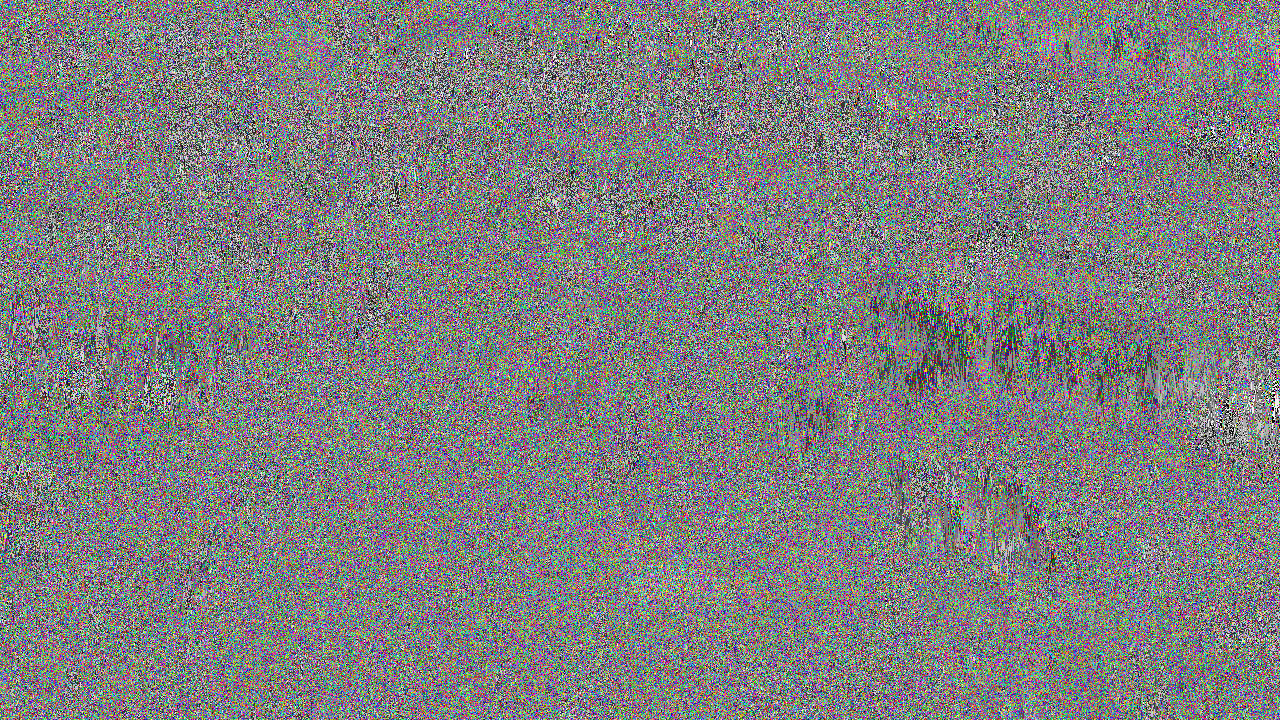
#> input picture encrypted.png, 1280 x 720 px
$ python en_rbf.py
#> lines starting #> are read from the running program, lines starting #| are printed output that depends on the picture; after the words box and inside, x2 and y2 are one past the last pixel; in counts of white or black regions, pixels touching at a corner belong together
#> the answer given: encrypted.png
### KeyUtils.py
# KeyUtils.py
import random
import json

def generate_key(bits=128):
    """Generate a random binary string of given length."""
    return ''.join(random.choice('01') for _ in range(bits))

def reduce_key(key, drop_every=4):
    """Reduce key by dropping every drop_every-th bit (deterministic)."""
    return ''.join([bit for i, bit in enumerate(key) if (i+1) % drop_every != 0])

def update_key(K1, K2):
    """Simple deterministic update (used in encryption rounds)."""
    # Left circular shift by 1
    K1 = K1[1:] + K1[0]
    K2 = K2[1:] + K2[0]

    # XOR first half with second half (produces new first half)
    half = len(K1) // 2
    K1 = ''.join(['0' if K1[i] == K1[i + half] else '1' for i in range(half)]) + K1[half:]
    half = len(K2) // 2
    K2 = ''.join(['0' if K2[i] == K2[i + half] else '1' for i in range(half)]) + K2[half:]

    # Flip last bit
    K1 = K1[:-1] + ('0' if K1[-1] == '1' else '1')
    K2 = K2[:-1] + ('0' if K2[-1] == '1' else '1')

    return K1, K2

def get_bits(key, start, n):
    """Return n bits from key starting at start (wrap-around)."""
    L = len(key)
    bits = [key[(start + i) % L] for i in range(n)]
    return ''.join(bits)

def write_keys(filename, round_keys, final_keys):
    """
    Save keys. Format (JSON):
    { "rounds": N,
      "round_keys": [{"K1": "...","K2":"..."}, ...],   # keys used in each round (before update)
      "final_keys": {"K1":"...","K2":"..."}            # keys used for bitplane/frame ops
    }
    """
    data = {
        "rounds": len(round_keys),
        "round_keys": [{"K1": r[0], "K2": r[1]} for r in round_keys],
        "final_keys": {"K1": final_keys[0], "K2": final_keys[1]}
    }
    with open(filename, "w") as f:
        json.dump(data, f)

# [8 lines left out: function read_keys, not called in this run]

### en_rbf.py
# en_rbf.py
from PIL import Image
import numpy as np
import KeyUtils

# ---------- Helpers ----------
def decompose_bitplanes(img):
    """Split RGB image into 24 bitplanes (8 per channel). Order: R(0..7), G(0..7), B(0..7)."""
    arr = np.array(img)
    planes = []
    for c in range(3):  # 0=R,1=G,2=B
        channel = arr[:, :, c]
        for bit in range(8):
            plane = ((channel >> bit) & 1).astype(np.uint8)
            planes.append(plane)
    return planes

def recompose_bitplanes(planes):
    """Rebuild RGB image from 24 bitplanes (same order as decompose)."""
    h, w = planes[0].shape
    arr = np.zeros((h, w, 3), dtype=np.uint8)
    for c in range(3):
        channel = np.zeros((h, w), dtype=np.uint8)
        for bit in range(8):
            channel |= (planes[c*8 + bit] << bit)
        arr[:, :, c] = channel
    return Image.fromarray(arr)

def rotate_frame(plane, steps):
    """Rotate outer 1-pixel border by steps (positive = clockwise)."""
    mat = plane.copy()
    h, w = mat.shape
    if h < 2 or w < 2:
        return mat
    total = 2 * (h + w) - 4
    steps = int(steps) % total

    # Extract border in order: top (left→right), right (top+1→bottom-1), bottom (right→left), left (bottom-1→top+1)
    top = mat[0, :].astype(np.uint8)
    right = mat[1:h-1, -1].astype(np.uint8) if h > 2 else np.array([], dtype=np.uint8)
    bottom = mat[-1, ::-1].astype(np.uint8)
    left = mat[h-2:0:-1, 0].astype(np.uint8) if h > 2 else np.array([], dtype=np.uint8)

    border = np.concatenate([top, right, bottom, left])
    border = np.roll(border, steps)

    idx = 0
    mat[0, :] = border[idx: idx + w]; idx += w
    if h > 2:
        mat[1:h-1, -1] = border[idx: idx + (h - 2)]; idx += (h - 2)
    mat[-1, :] = border[idx: idx + w][::-1]; idx += w
    if h > 2:
        mat[h-2:0:-1, 0] = border[idx: idx + (h - 2)]
    return mat

# ---------- Main Encryption ----------
def encrypt_image_rbf(input_path, output_path, keyfile="keys_rbf.json", rounds=3):
#> called with input_path = 'encrypted.png', output_path = 'encrypted.png', keyfile = 'keys_rbf.json', rounds = 3
    img = Image.open(input_path).convert("RGB")
#> img is the input picture: PIL image 1280x720 RGB; mean R, G, B 127.1, 127.2, 127.2
    arr = np.array(img)
    h, w, _ = arr.shape
#> h = 720; w = 1280

    # Generate initial keys
    K1 = KeyUtils.generate_key()
    K2 = KeyUtils.generate_key()

    # Apply rounds; store the keys used in each round (before update)
    round_keys = []
    K1_cur, K2_cur = K1, K2
    for r in range(rounds):
        # Row rotations (horizontal)
        for i in range(h):
            idx = (i * 4) % len(K1_cur)
            bits = KeyUtils.get_bits(K1_cur, idx, 4)
            shift = int(bits, 2) % w
            arr[i] = np.roll(arr[i], shift, axis=1)

        # Column rotations (vertical)
        for j in range(w):
            idx = (j * 4) % len(K2_cur)
            bits = KeyUtils.get_bits(K2_cur, idx, 4)
            shift = int(bits, 2) % h
            arr[:, j] = np.roll(arr[:, j], shift, axis=0)

        round_keys.append((K1_cur, K2_cur))
        # update keys for next round
        K1_cur, K2_cur = KeyUtils.update_key(K1_cur, K2_cur)
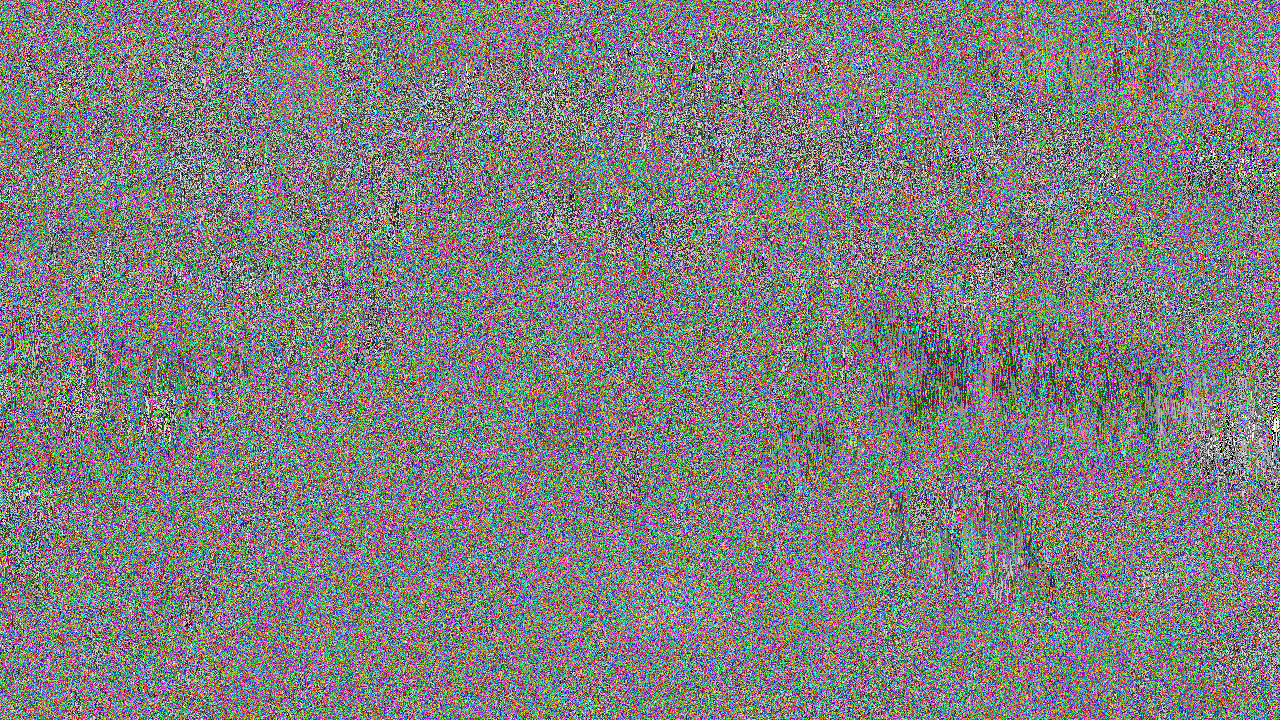
#> arr: shape (720, 1280, 3); mean R, G, B 127.2, 127.1, 127.2
#> after the loop, round_keys = 3 items

    # final keys (after rounds) used for bitplane/frame ops
    final_keys = (K1_cur, K2_cur)

    # Phase: bitplane decomposition
    planes = decompose_bitplanes(Image.fromarray(arr))
#> after the loop in decompose_bitplanes, `for c in range(3):`: planes = 24 items
#> planes = 24 items

    # Frame rotation per plane (use final_keys reduced)
    K1_red = KeyUtils.reduce_key(final_keys[0])
    K2_red = KeyUtils.reduce_key(final_keys[1])
    for idx, plane in enumerate(planes):
        # using single-bit sum modulo 5 (keeps same behaviour but deterministic)
        steps = (int(K1_red[idx % len(K1_red)]) + int(K2_red[idx % len(K2_red)])) % 5
        planes[idx] = rotate_frame(plane, steps)
#> this loop made 24 passes
#> pass 1, in rotate_frame, `mat = plane.copy()`:
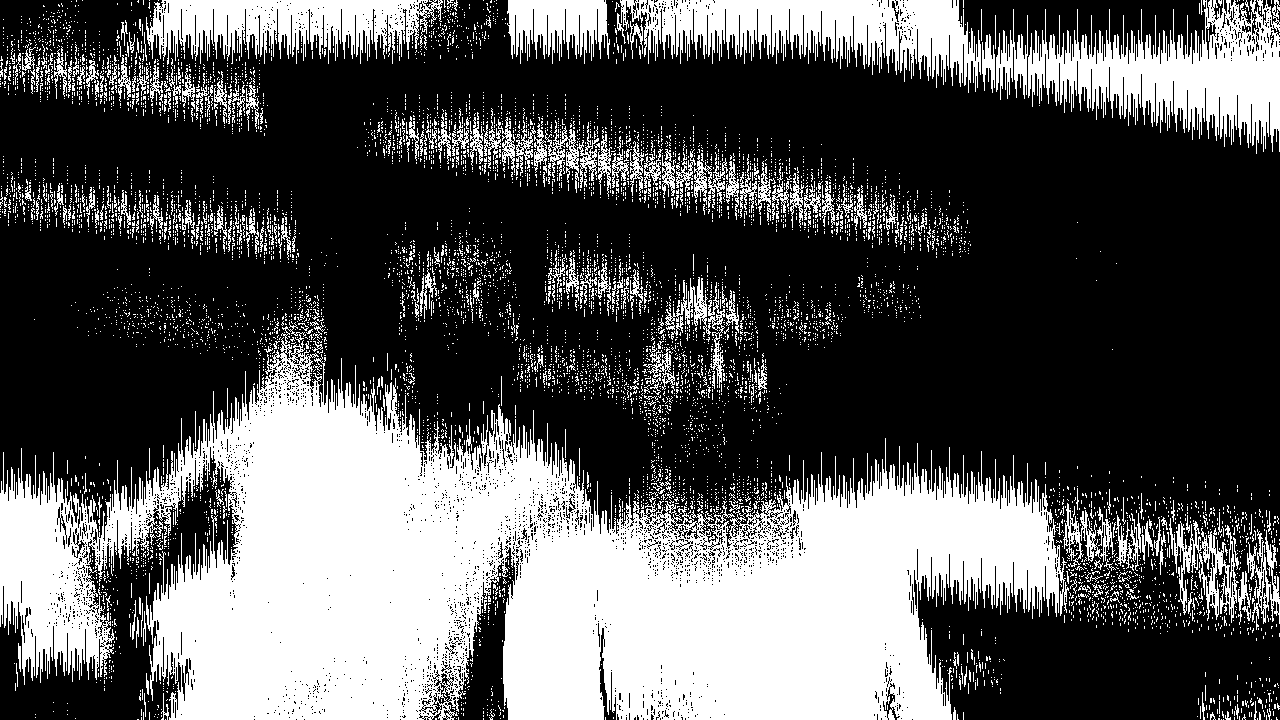
#> mat: shape (720, 1280); values 0 (black) and 1 (white), 34.5% white; 7566 white regions (7267 under 20 px), largest, box (x1, y1, x2, y2) and area: (0, 322, 1069, 720) 215520, (1028, 0, 1280, 154) 18887, (620, 0, 981, 93) 16543
#> pass 3, in rotate_frame (call 3), `mat = plane.copy()`:
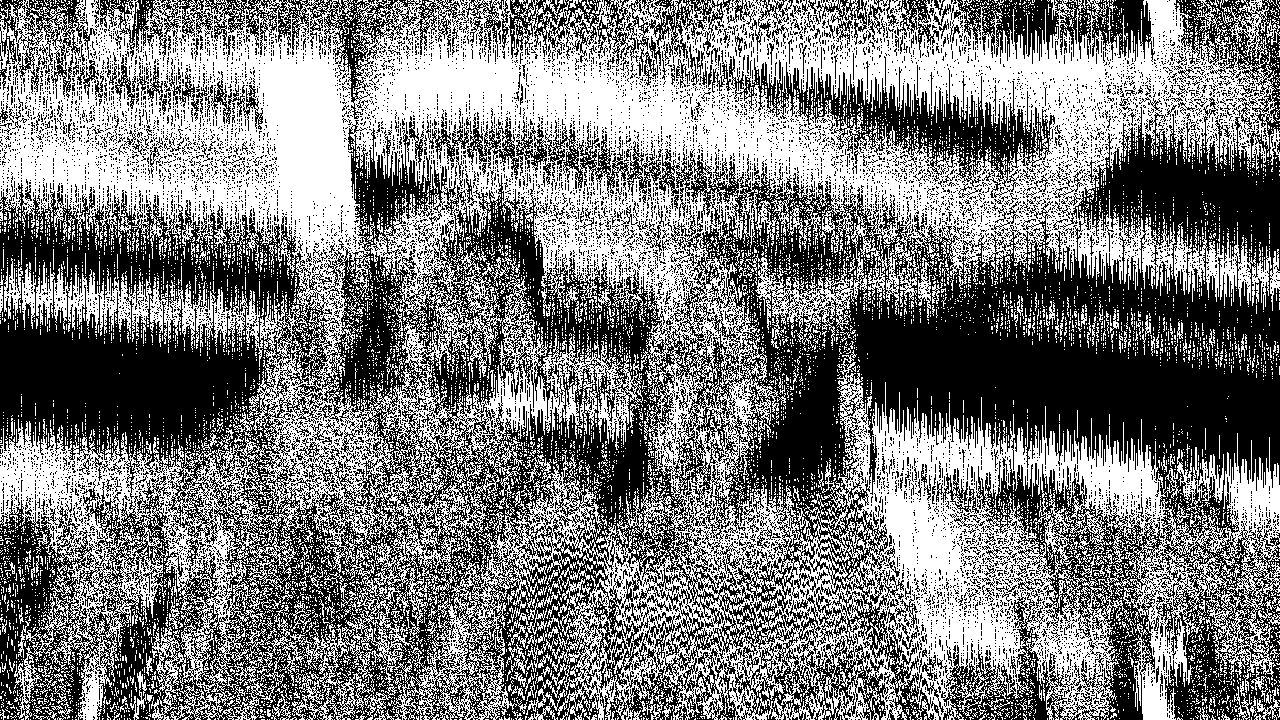
#> mat: shape (720, 1280); values 0 (black) and 1 (white), 48.8% white; 9881 white regions (9481 under 20 px), largest, box (x1, y1, x2, y2) and area: (0, 0, 1280, 720) 390590, (54, 264, 152, 344) 2924, (150, 277, 248, 350) 2574

    # Shuffle planes: reverse order per channel (R, G, B groups)
    planes[0:8] = planes[0:8][::-1]      # R
    planes[8:16] = planes[8:16][::-1]    # G
    planes[16:24] = planes[16:24][::-1]  # B

    # Reconstruct and save
    encrypted = recompose_bitplanes(planes)
#> after the loop in recompose_bitplanes, `for c in range(3):`:
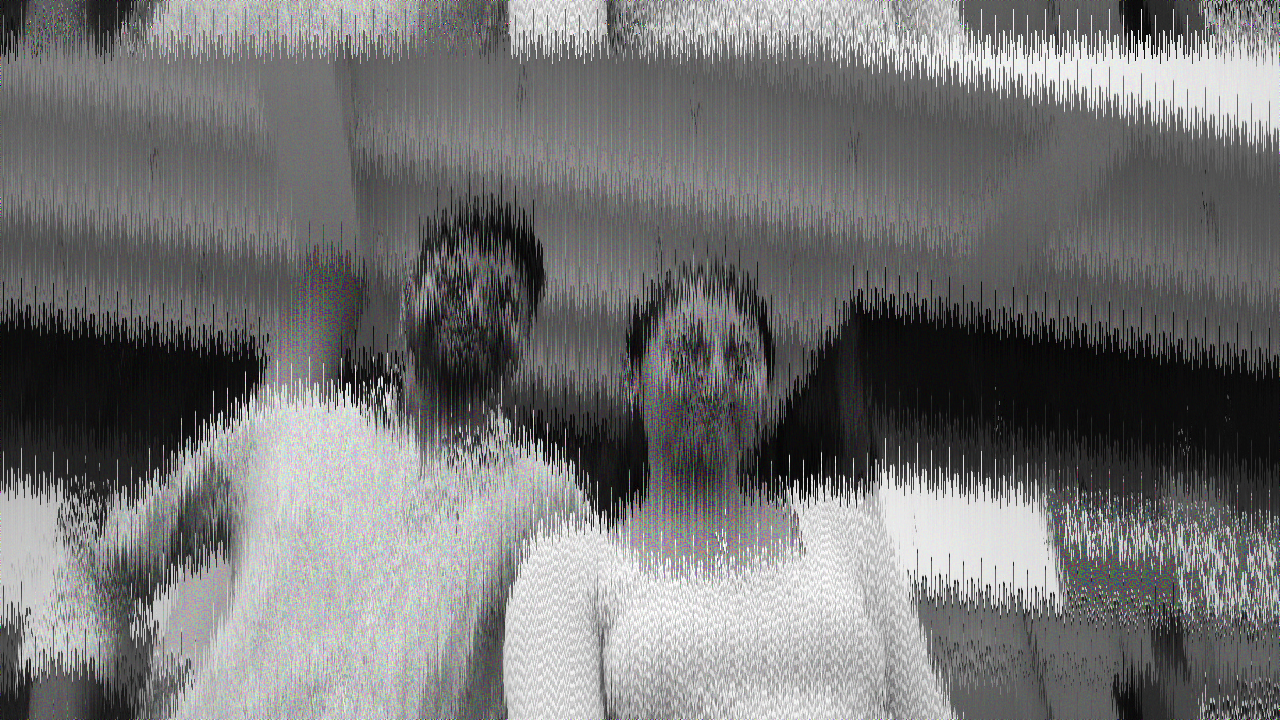
#> arr: shape (720, 1280, 3); mean of channels 0, 1, 2 115.5, 115.4, 115.4; drawn as R, G, B
    encrypted.save(output_path)
    print(" Encrypted saved as:", output_path)

    # Save keys (all round keys + final keys) so decryption is exact
    KeyUtils.write_keys(keyfile, round_keys, final_keys)
    print(" Keys saved to:", keyfile)

if __name__ == "__main__":
    img_path = input("Enter image path to encrypt: ").strip()
    encrypt_image_rbf(img_path, "encrypted.png")
